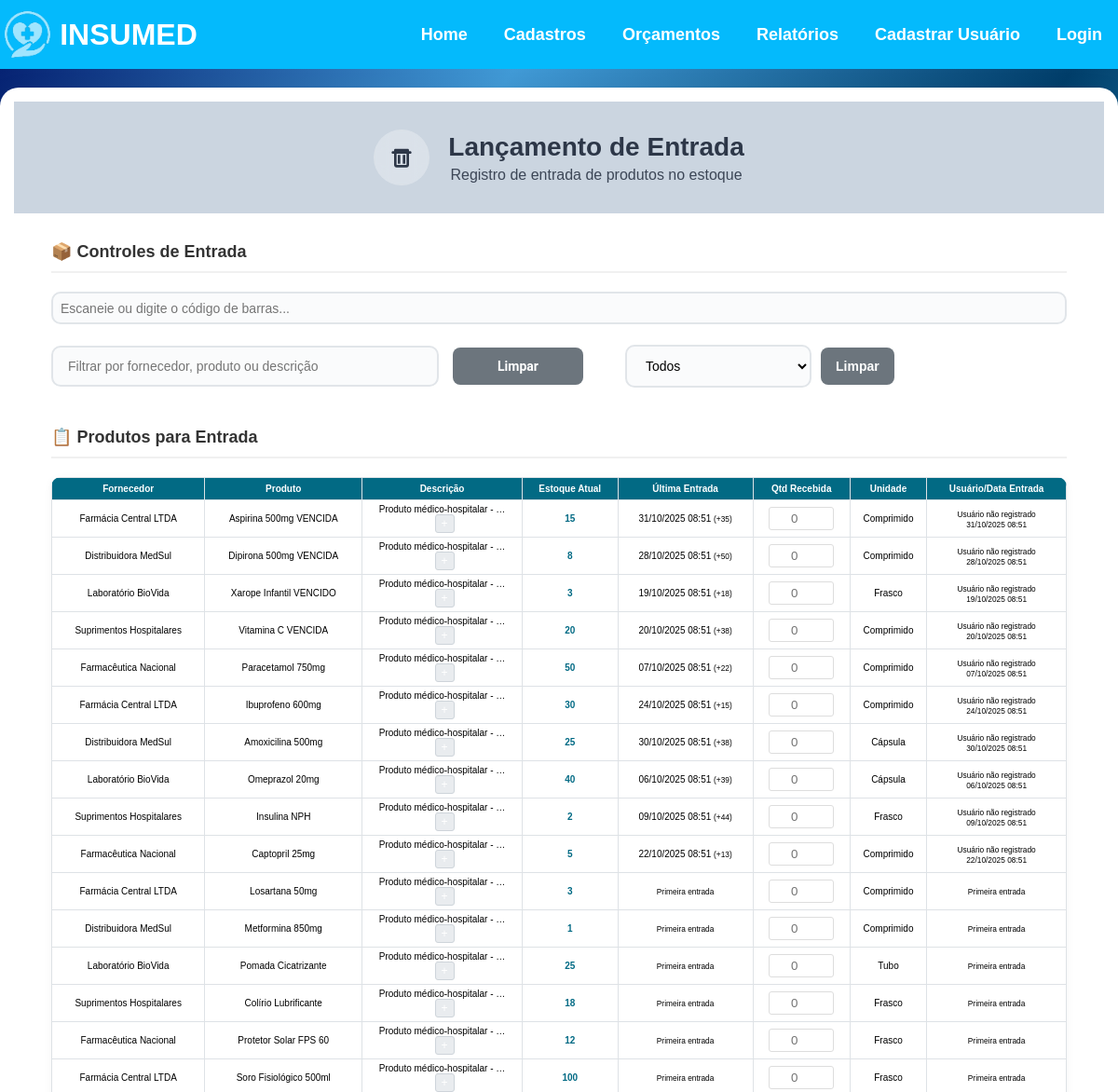
The app's page /relatorio-entrada/ (upper part), older data.
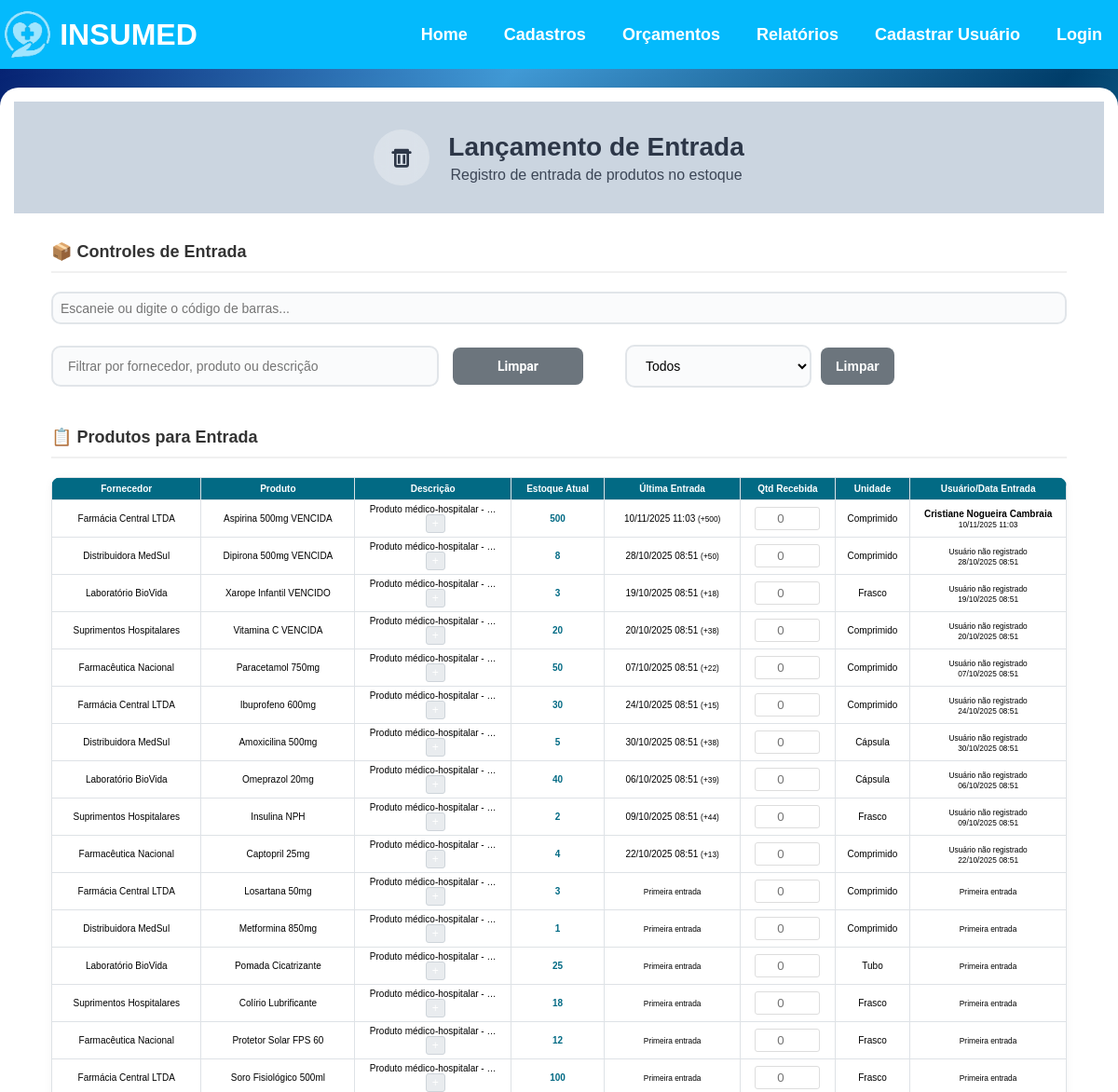
The same page, newer data.
### app/models.py (models this page shows, shortened)
class Produto(models.Model):
    UNIDADE_CHOICES = [
        ('Unidades', 'Unidades'),
        ('Caixa', 'Caixa'),
    ]
    nome = models.CharField(max_length=100)
    codigo_barras = models.CharField(max_length=50, blank=True, null=True)
    preco = models.DecimalField(max_digits=10, decimal_places=2)
    preco_compra = models.DecimalField(max_digits=10, decimal_places=2, blank=True, null=True)
    descricao = models.TextField(blank=True, null=True)
    fornecedor = models.ForeignKey(Fornecedor, on_delete=models.CASCADE, related_name="produtos", null=True, blank=True)
    data_hora = models.DateTimeField(default=timezone.now)
    unidade = models.CharField(max_length=50, choices=UNIDADE_CHOICES, default="Unidades")
    quantidade = models.IntegerField()
    validade = models.DateField(blank=True, null=True)
    observacao = models.TextField(blank=True, null=True)

class MovimentacaoEstoque(models.Model):
    TIPO_CHOICES = [
        ('ENTRADA', 'Entrada'),
        ('SAIDA', 'Saída'),
    ]
    produto = models.ForeignKey(Produto, on_delete=models.CASCADE)
    tipo = models.CharField(max_length=10, choices=TIPO_CHOICES)
    quantidade = models.IntegerField()
    data_hora = models.DateTimeField(default=timezone.now)
    usuario = models.ForeignKey(Usuario, on_delete=models.SET_NULL, null=True, blank=True)
    class Meta:
        ordering = ['-data_hora']

class Fornecedor(models.Model):
    nome = models.CharField(max_length=200)
    cnpj = models.CharField(max_length=20)  # Usar CharField pois pode conter caracteres especiais
    endereco = models.CharField(max_length=200)
    bairro = models.CharField(max_length=200)
    complemento = models.CharField(max_length=200, blank=True, null=True)  # Pode ser opcional
    data_nascimento = models.DateField()
    cidade = models.CharField(max_length=200)
    uf = models.CharField(max_length=2)
    cep = models.CharField(max_length=10)  # Também CharField por conta do formato
    email = models.EmailField(max_length=200)  # Melhor usar EmailField para validação
    telefone = models.CharField(max_length=20)
    ativo = models.BooleanField(default=True)

class Usuario(models.Model):
    UF_CHOICES = [
        ('AC', 'Acre'), ('AL', 'Alagoas'), ('AP', 'Amapá'), ('AM', 'Amazonas'),
        ('BA', 'Bahia'), ('CE', 'Ceará'), ('DF', 'Distrito Federal'), ('ES', 'Espírito Santo'),
        ('GO', 'Goiás'), ('MA', 'Maranhão'), ('MT', 'Mato Grosso'), ('MS', 'Mato Grosso do Sul'),
        ('MG', 'Minas Gerais'), ('PA', 'Pará'), ('PB', 'Paraíba'), ('PR', 'Paraná'),
        ('PE', 'Pernambuco'), ('PI', 'Piauí'), ('RJ', 'Rio de Janeiro'), ('RN', 'Rio Grande do Norte'),
        ('RS', 'Rio Grande do Sul'), ('RO', 'Rondônia'), ('RR', 'Roraima'), ('SC', 'Santa Catarina'),
        ('SP', 'São Paulo'), ('SE', 'Sergipe'), ('TO', 'Tocantins')
    ]
    nome = models.CharField(max_length=200)
    email = models.EmailField(max_length=200, unique=True)
    cpf = models.CharField(max_length=20, unique=True)
    endereco = models.CharField(max_length=200)
    cidade = models.CharField(max_length=200)
    uf = models.CharField(max_length=2, choices=UF_CHOICES)
    telefone = models.CharField(max_length=20)
    data_nascimento = models.DateField()
    senha = models.CharField(max_length=128)
    ativo = models.BooleanField(default=True)
    tentativas_login = models.IntegerField(default=0)
    bloqueado = models.BooleanField(default=False)
    data_bloqueio = models.DateTimeField(null=True, blank=True)

### app/views.py (the view, shortened to what this page needs)
# urls.py: path('relatorio-entrada/', views.relatorio_entrada, name='relatorio_entrada'),
def relatorio_entrada(request):
    periodo = request.GET.get('periodo')
    produtos = Produto.objects.all()
    if periodo and periodo.isdigit():
        from datetime import timedelta
        dias = int(periodo)
        data_limite = timezone.now() - timedelta(days=dias)
        produtos = produtos.filter(data_hora__gte=data_limite)
    produtos_com_entrada = []
    for produto in produtos:
        ultima_entrada = MovimentacaoEstoque.objects.filter(
            produto=produto, tipo='ENTRADA'
        ).order_by('-data_hora').first()
        produto.ultima_entrada = ultima_entrada
        produtos_com_entrada.append(produto)
    return render(request, 'relatorio_entrada.html', {'produtos': produtos_com_entrada})

### app/context_processors.py (called while the page is built)
def usuario_logado(request):
    try:
        context = {
            'usuario_logado': 'usuario_logado' in request.session,
            'admin_logado': 'admin_logado' in request.session,
            'notificacoes_count': 0
        }
        return context
    except Exception:
        return {
            'usuario_logado': False,
            'admin_logado': False,
            'notificacoes_count': 0
        }

### app/templates/relatorio_entrada.html (shortened to what the changed rows need)
{% extends 'base.html' %}
{% block content %}
<div class="entrada-container">
    <div class="header-section">
        <div class="icon-title">
            <div>
                <h1>Lançamento de Entrada</h1>
            </div>
        </div>
    </div>
    <div class="data-section">
        <form method="post">
            <div class="table-responsive">
                <table class="modern-table">
                <thead>
                    <tr>
                        <th>Fornecedor</th>
                        <th>Produto</th>
                        <th>Descrição</th>
                        <th>Estoque Atual</th>
                        <th>Última Entrada</th>
                        <th>Qtd Recebida</th>
                        <th>Unidade</th>
                        <th>Usuário/Data Entrada</th>
                    </tr>
                </thead>
                <tbody>
                    {% for produto in produtos %}
                    <tr class="produto-entrada-row" data-fornecedor="{{ produto.fornecedor.nome|lower }}" data-produto="{{ produto.nome|lower }}" data-descricao="{{ produto.descricao|default:''|lower }}">
                        <td>{{ produto.fornecedor.nome }}</td>
                        <td>{{ produto.nome }}</td>
                        <td class="descricao-cell">
                            {% if produto.descricao %}
                                <span class="descricao-preview">{{ produto.descricao|truncatechars:30 }}</span>
                                {% if produto.descricao|length > 30 %}
                                    <button type="button" class="btn-expandir-desc" onclick="toggleDescricaoTabela(this)">+</button>
                                {% endif %}
                            {% else %}
                                <small>Sem descrição</small>
                            {% endif %}
                        </td>
                        <td class="estoque-atual">{{ produto.quantidade }}</td>
                        <td class="ultima-entrada">
                            {% if produto.ultima_entrada %}
                                {{ produto.ultima_entrada.data_hora|date:"d/m/Y H:i" }}
                                <small>(+{{ produto.ultima_entrada.quantidade }})</small>
                            {% else %}
                                <small>Primeira entrada</small>
                            {% endif %}
                        </td>
                        <td class="quantidade-input">
                            <input type="number" name="quantidade_{{ produto.id }}" placeholder="0">
                        </td>
                        <td>{{ produto.unidade }}</td>
                        <td class="usuario-entrada">
                            {% if produto.ultima_entrada and produto.ultima_entrada.usuario %}
                                <strong>{{ produto.ultima_entrada.usuario.nome }}</strong><br>
                                <small>{{ produto.ultima_entrada.data_hora|date:"d/m/Y H:i" }}</small>
                            {% elif produto.ultima_entrada %}
                                <small>Usuário não registrado</small><br>
                                <small>{{ produto.ultima_entrada.data_hora|date:"d/m/Y H:i" }}</small>
                            {% else %}
                                <small>Primeira entrada</small>
                            {% endif %}
                        </td>
                    </tr>
                    {% empty %}
                    <tr id="nenhumProdutoEntrada">
                        <td colspan="8" class="no-data">Nenhum produto encontrado</td>
                    </tr>
                    {% endfor %}
                </tbody>
            </table>
            </div>
        </form>
    </div>
</div>
{% endblock %}

Row changes from the older to the newer data that the page shows:
changed Produto "Aspirina 500mg VENCIDA": quantidade "15" → "500"; ultima_entrada.data_hora "31/10/2025 08:51" → "10/11/2025 11:03"; ultima_entrada.quantidade "35" → "500"; ultima_entrada.usuario.nome (not shown) → "Cristiane Nogueira Cambraia"
changed Produto "Amoxicilina 500mg": quantidade "25" → "5"
changed Produto "Captopril 25mg": quantidade "5" → "4"
